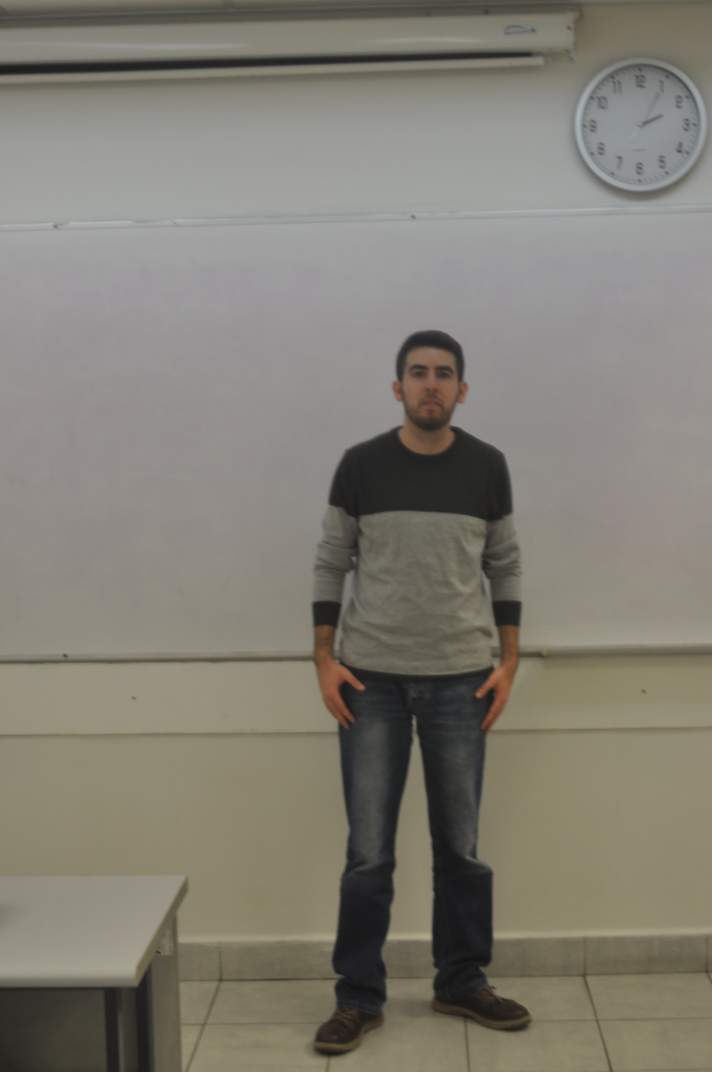
#> input picture images/DSC_0053.JPG, 2848 x 4288 px (shown at 1/4 size)
$ python -i auto_main.py   (imports and definitions only)   (older library calls are emulated)
#> lines starting #> are read from the running program, lines starting #| are printed output that depends on the picture
#> further down, picture is the input picture: shape (4288, 2848, 3); mean B, G, R 116.1, 126.1, 129.8
"""
pip install opencv-contrib-python==3.4.2.16
"""

import json
import pprint

import cv2
import matplotlib.pyplot as plt

from finalProject.classes.yolo import Yolo
from finalProject.utils.keyPoints.AlgoritamKeyPoints import sift_keypoints_detection
from finalProject.utils.matchers.Matchers import flann_matcher
from finalProject.utils.preprocessing.preprocess import read_frames_from_video, is_frames_exists
from finalProject.utils.tracking.TrackingByYolo import source_detection_by_yolo, tracking_by_yolo


def sobel(img):
    sobelx = cv2.Sobel(img, cv2.CV_64F, 1, 0, ksize=5)
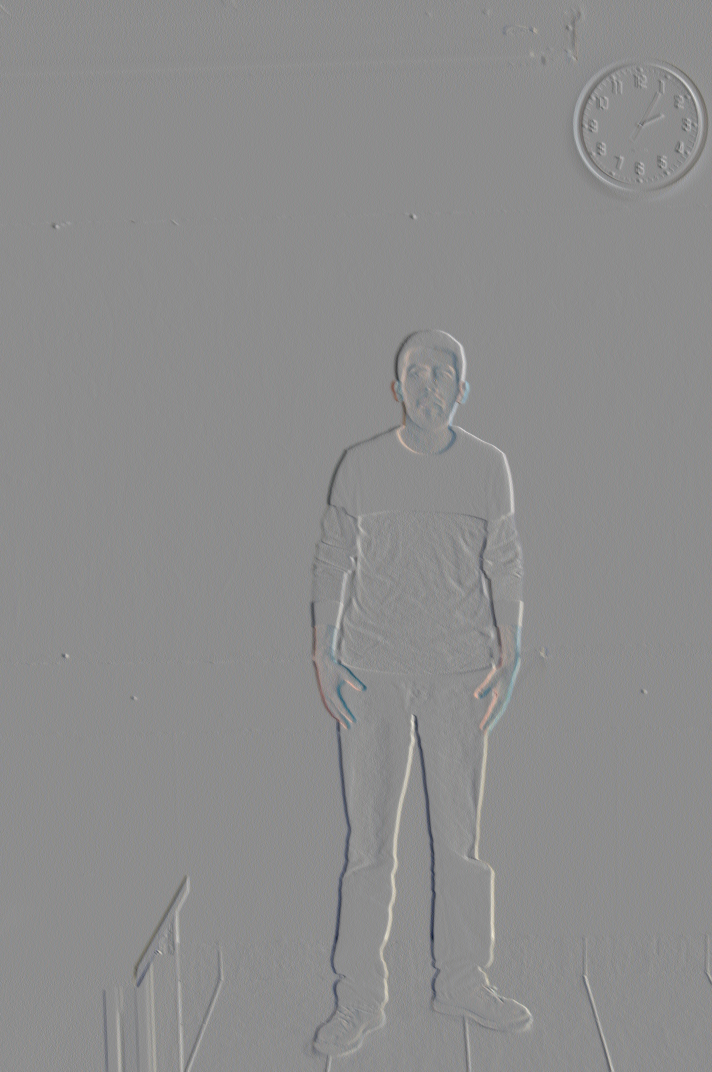
#> sobelx: shape (4288, 2848, 3) float64 (shown at 1/4 size); mean B, G, R 0, 0.2, 0.3; drawn with min black and max white
    sobely = cv2.Sobel(img, cv2.CV_64F, 0, 1, ksize=5)
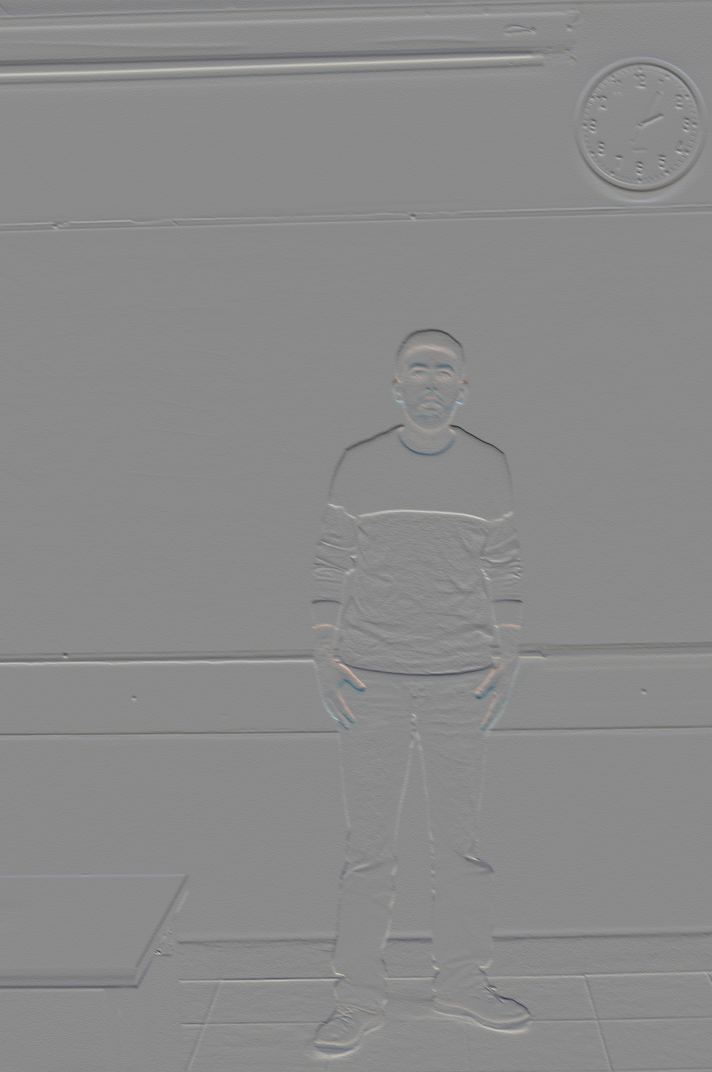
#> sobely: shape (4288, 2848, 3) float64 (shown at 1/4 size); mean B, G, R 0, 0.2, 0.3; drawn with min black and max white
    sobel_intensity = cv2.sqrt(cv2.addWeighted(cv2.pow(sobelx, 2.0),
                                               1.0, cv2.pow(sobely, 2.0), 1.0, 0.0))
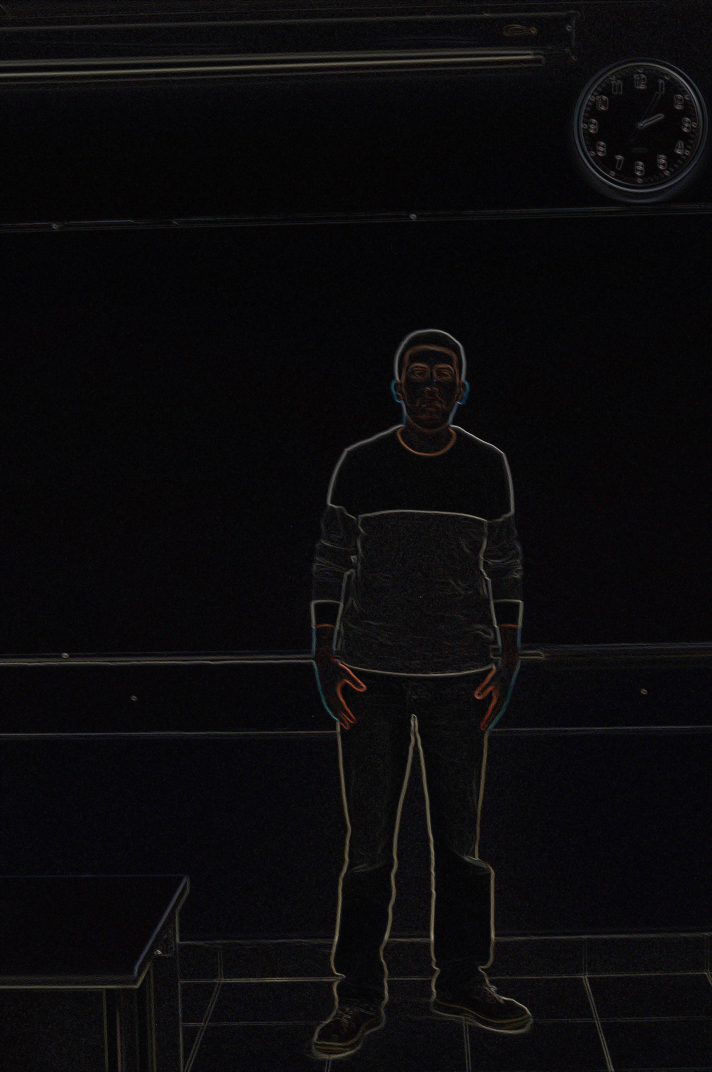
#> sobel_intensity: shape (4288, 2848, 3) float64 (shown at 1/4 size); mean B, G, R 116.4, 104.1, 113; drawn with min black and max white
    return sobel_intensity


def sobel_keypoints(image):
    sobelImage = sobel(image)
    # norm
    image8bit = cv2.normalize(sobelImage, None, 0, 255, cv2.NORM_MINMAX).astype('uint8')
#> (the run stopped early here; a loop or call above may not have finished)

$ run again, on images/DSC_0054.JPG
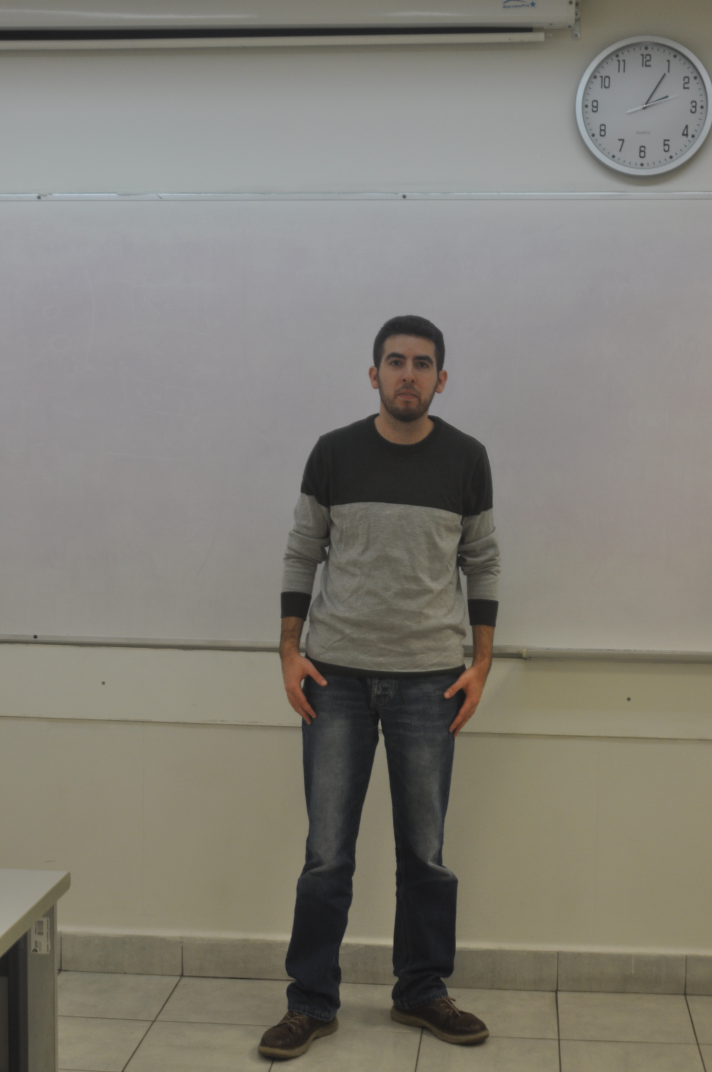
#> input picture images/DSC_0054.JPG, 2848 x 4288 px (shown at 1/4 size)
#> picture is the input picture: shape (4288, 2848, 3); mean B, G, R 117.6, 126.1, 129
#> in sobel, `sobely = cv2.Sobel(img, cv2.CV_64F, 0, 1, ksize=5)`:
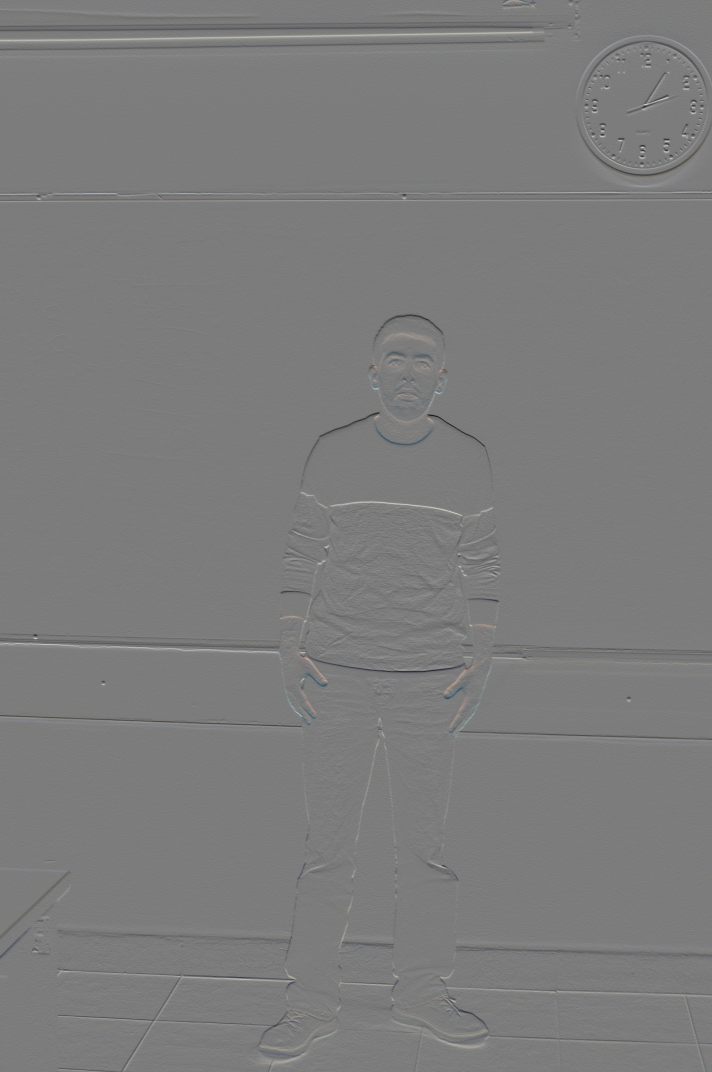
#> sobely: shape (4288, 2848, 3) float64 (shown at 1/4 size); mean B, G, R -0.1, 0.2, 0.4; drawn with min black and max white
#> in sobel, `sobel_intensity = cv2.sqrt(cv2.addWeighted(cv2.pow(sobelx, 2.0), 1.0, ..`:
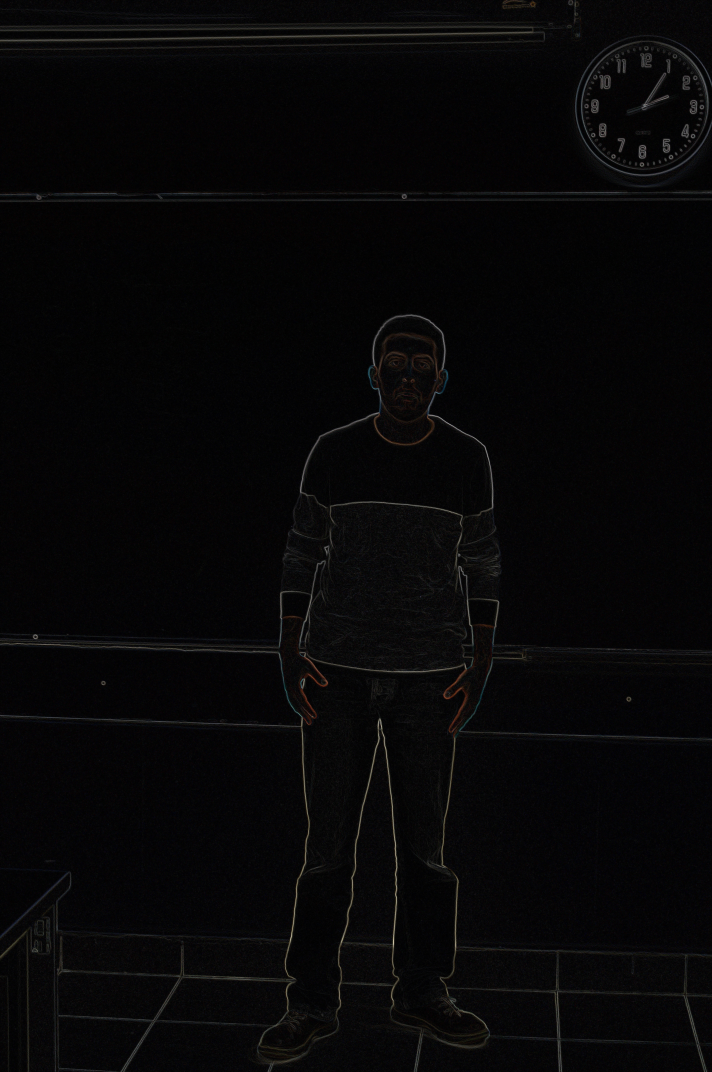
#> sobel_intensity: shape (4288, 2848, 3) float64 (shown at 1/4 size); mean B, G, R 126.9, 115.1, 123.3; drawn with min black and max white

$ run again, on images/DSC_0055.JPG
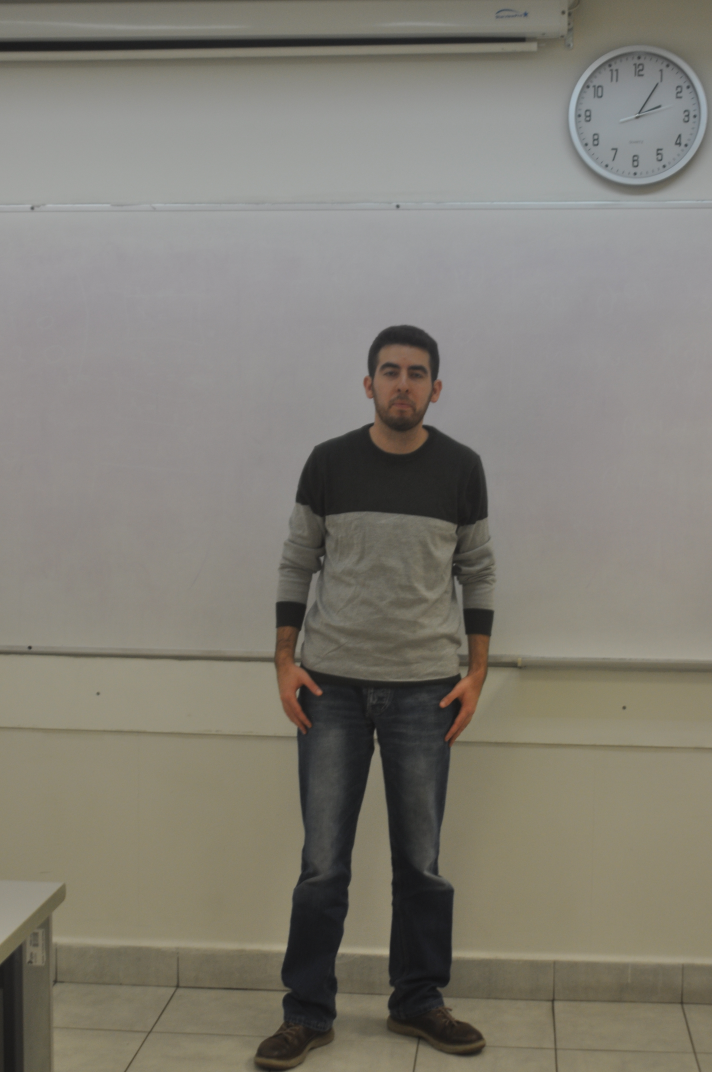
#> input picture images/DSC_0055.JPG, 2848 x 4288 px (shown at 1/4 size)
#> picture is the input picture: shape (4288, 2848, 3); mean B, G, R 116.3, 125.7, 129.2
#> in sobel, `sobely = cv2.Sobel(img, cv2.CV_64F, 0, 1, ksize=5)`:
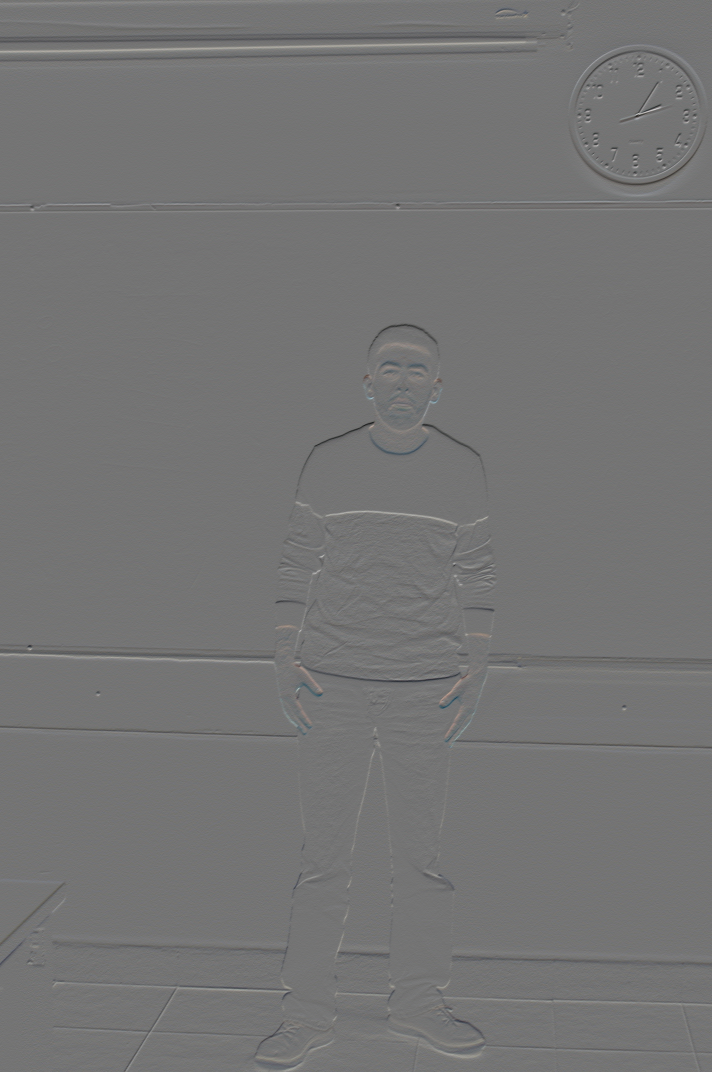
#> sobely: shape (4288, 2848, 3) float64 (shown at 1/4 size); mean B, G, R 0.5, 0.8, 0.9; drawn with min black and max white
#> in sobel, `sobel_intensity = cv2.sqrt(cv2.addWeighted(cv2.pow(sobelx, 2.0), 1.0, ..`:
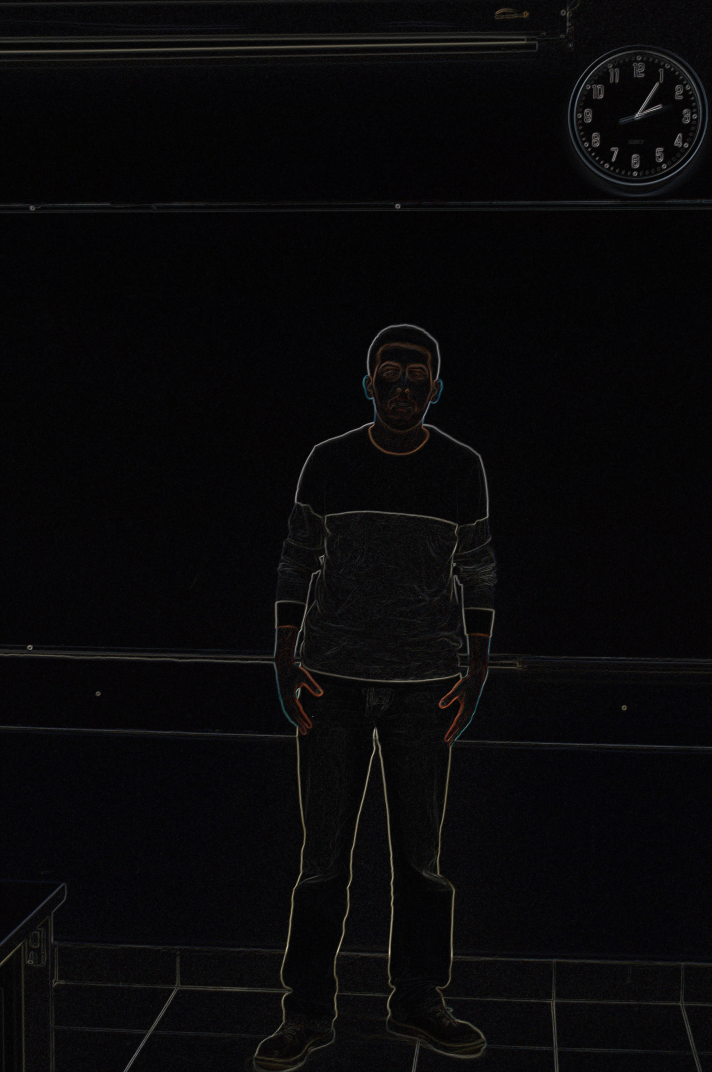
#> sobel_intensity: shape (4288, 2848, 3) float64 (shown at 1/4 size); mean B, G, R 123.2, 110.9, 118.6; drawn with min black and max white

$ run again, on images/DSC_0056.JPG
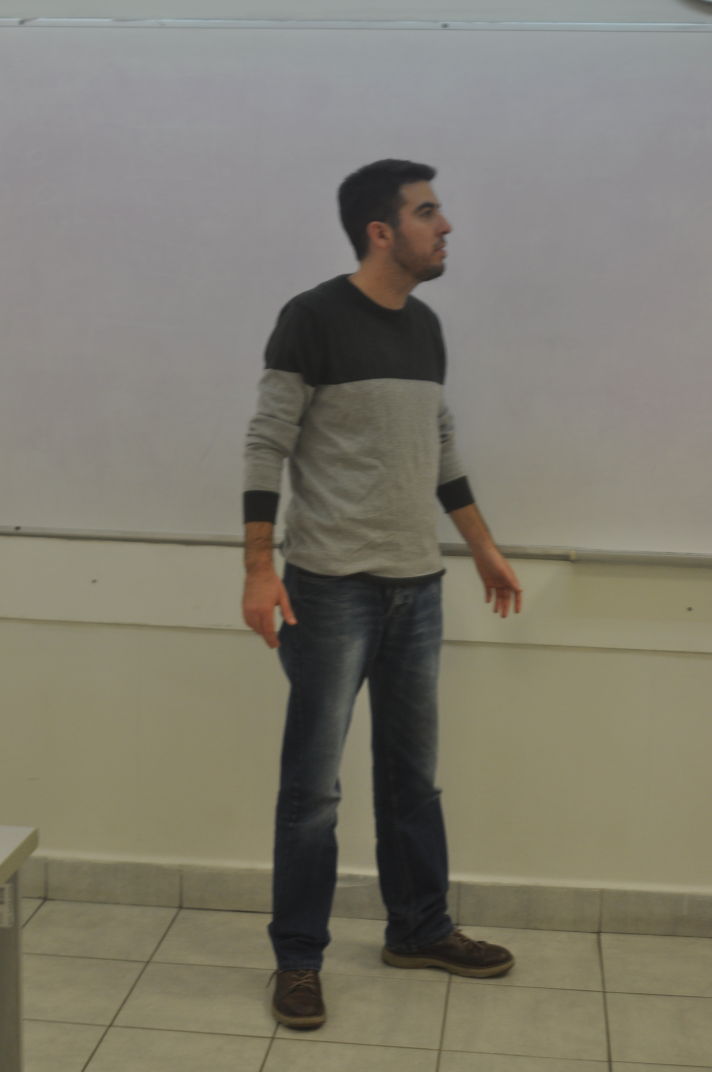
#> input picture images/DSC_0056.JPG, 2848 x 4288 px (shown at 1/4 size)
#> picture is the input picture: shape (4288, 2848, 3); mean B, G, R 110.1, 122.6, 126.2
#> in sobel, `sobely = cv2.Sobel(img, cv2.CV_64F, 0, 1, ksize=5)`:
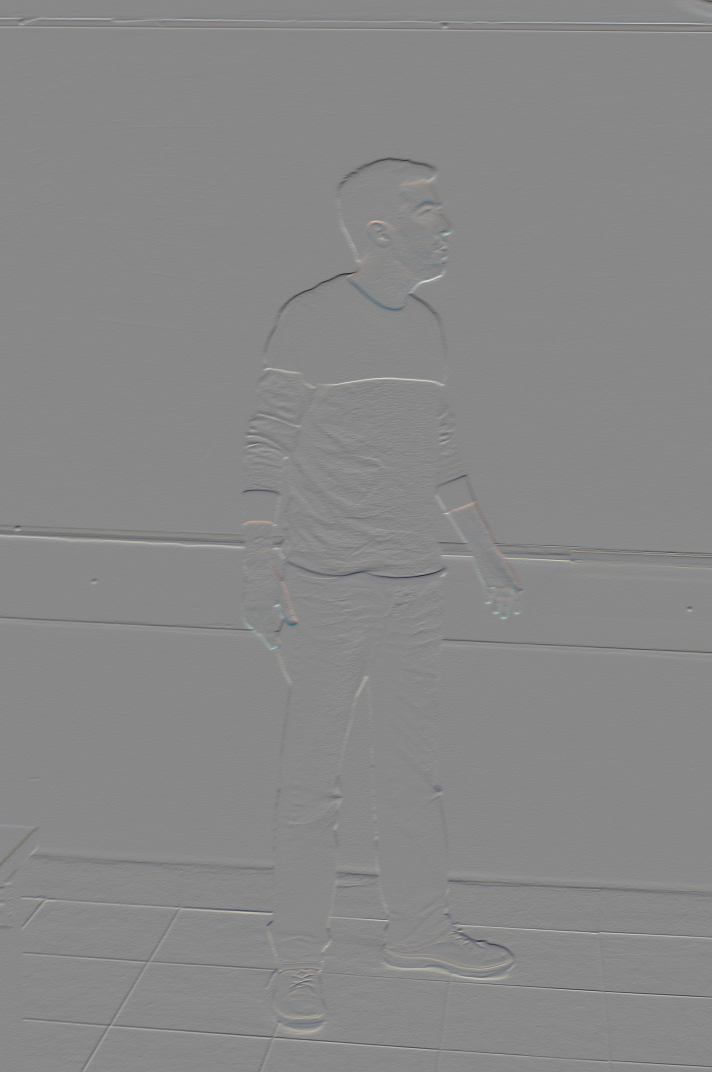
#> sobely: shape (4288, 2848, 3) float64 (shown at 1/4 size); mean B, G, R -1.6, -0.8, -0.4; drawn with min black and max white
#> in sobel, `sobel_intensity = cv2.sqrt(cv2.addWeighted(cv2.pow(sobelx, 2.0), 1.0, ..`:
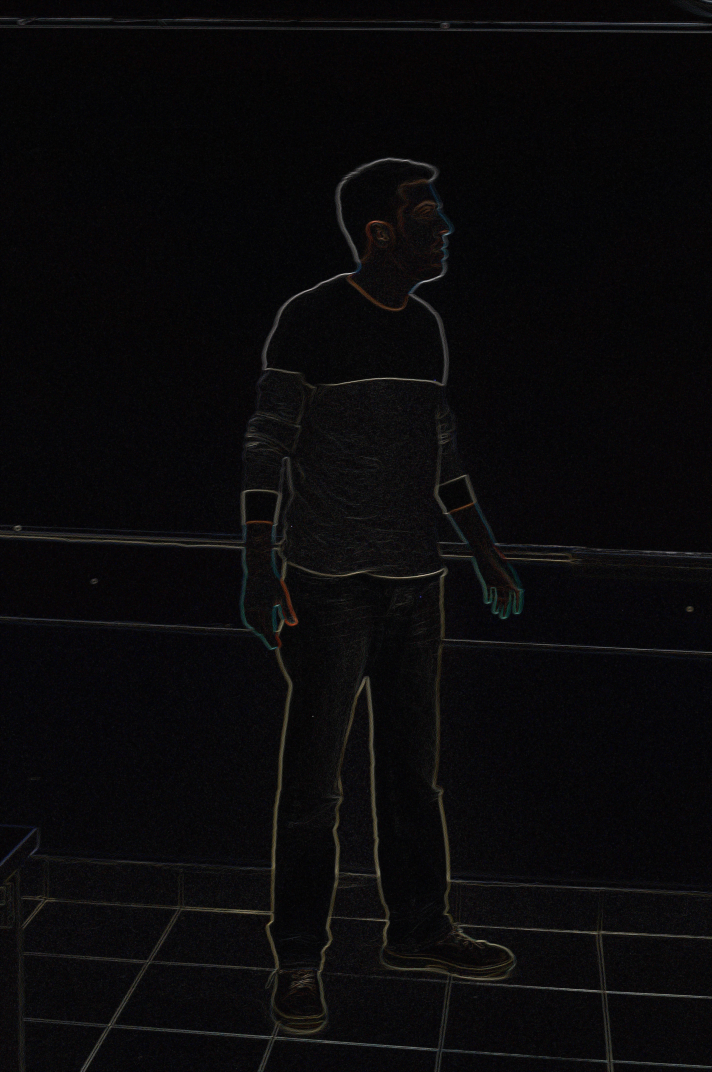
#> sobel_intensity: shape (4288, 2848, 3) float64 (shown at 1/4 size); mean B, G, R 115.9, 103.2, 111.5; drawn with min black and max white
